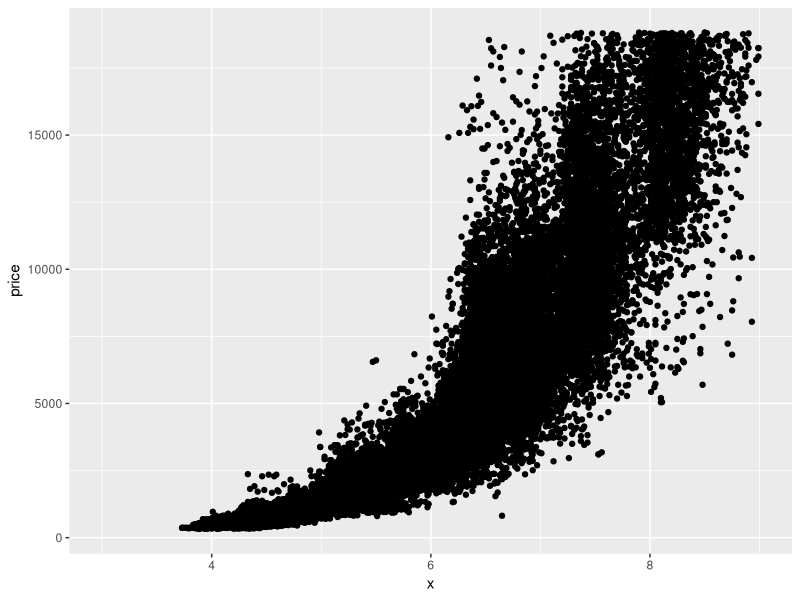
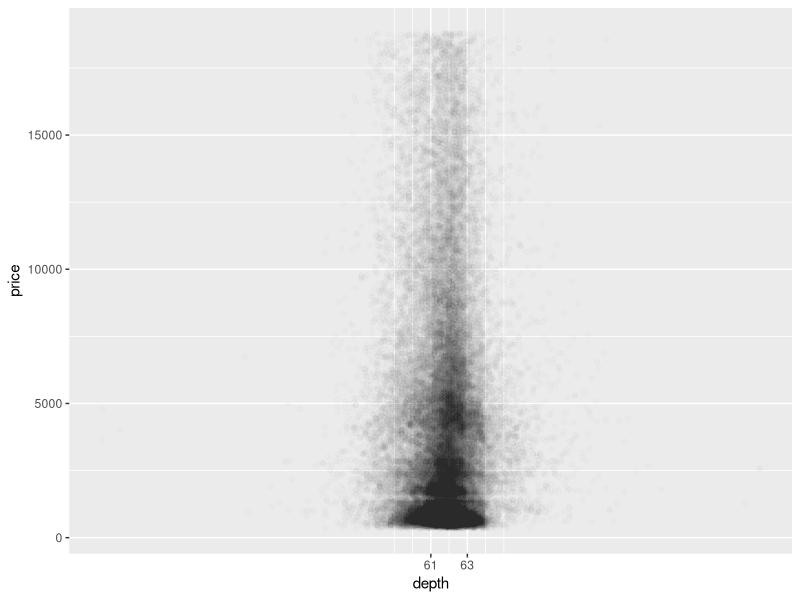
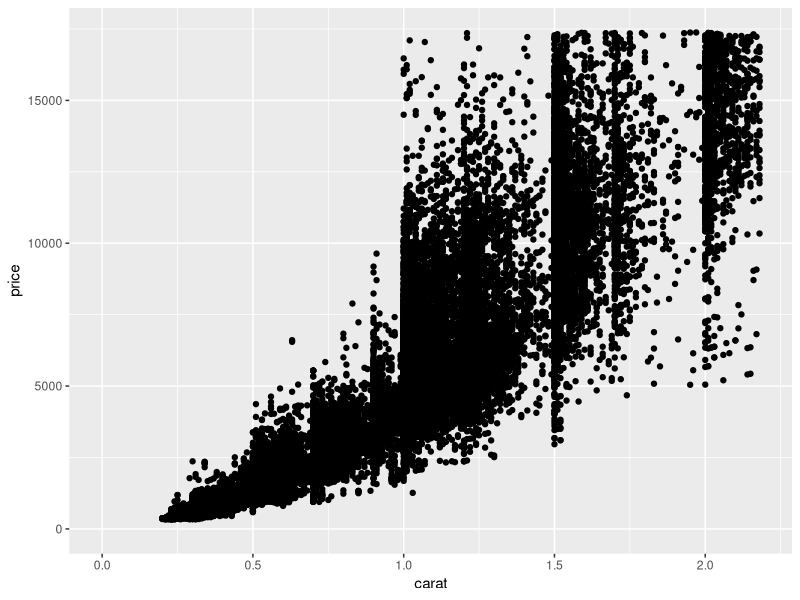
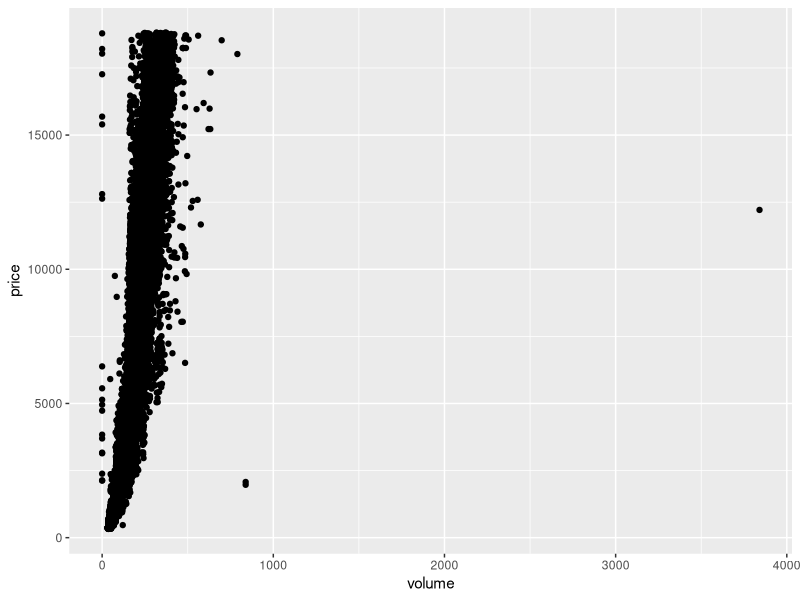
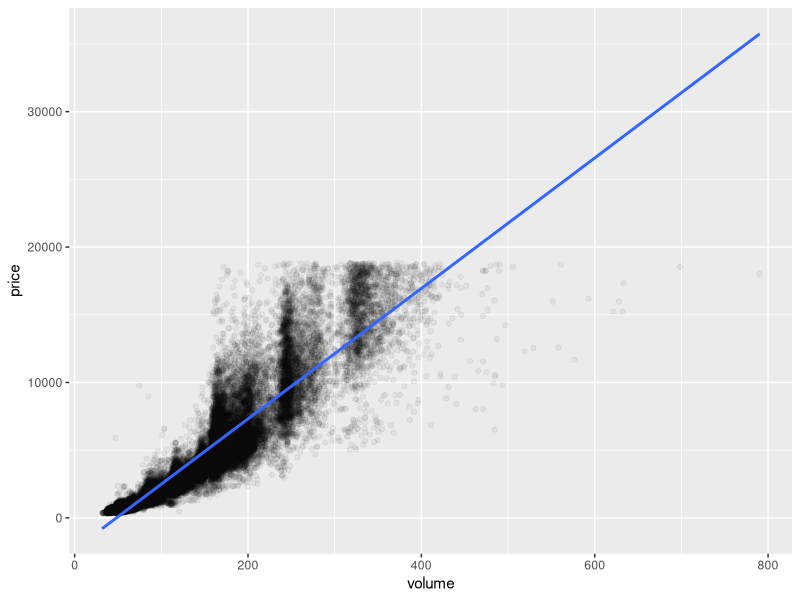
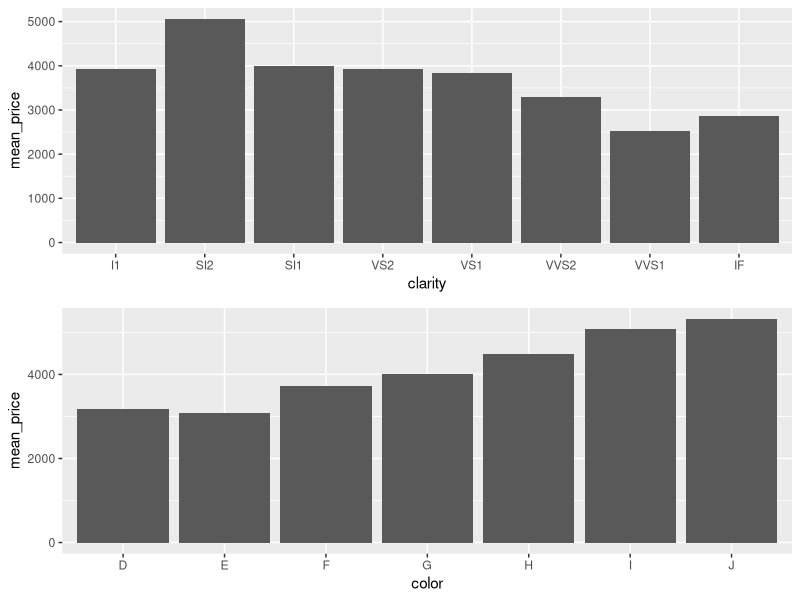

The R source for these figures, in order:
## ---- chunk 1
library(ggplot2)
data(diamonds)
names(diamonds)
ggplot(aes(x = x, y = price), data = diamonds) + 
  geom_point() + xlim(3,9) #this scatter plot shows a exponential growth considering length to price. Meaning, the large the length the more the price. 
## ---- chunk 2
with(diamonds, cor.test(price, x, method = "pearson"))
with(diamonds, cor.test(price, y, mehtod = "pearson"))
with(diamonds, cor.test(price, z, menthod = "pearson"))
# each dataset shows a positive correlation roughly similary between lengths of (x,y,z)
## ---- chunk 3
ggplot(aes(x = depth, y = price), data = diamonds) + 
  geom_point(alpha = 1/100) + 
  scale_x_continuous(breaks = seq(61, 63, 2))

summary(diamonds$depth) #must look at the relationship of the quartiles to see the lower and upper limits
#horizontal relationship within the graph position if price is x and depth is y. However if you transpose the grid then it's a verticle relationship. 

with(diamonds, cor.test(depth, price , method = "pearson"))
## ---- chunk 4
ggplot(data = diamonds,aes(x = carat, y = price)) + 
  xlim(0,quantile(diamonds$carat,0.99)) +
  ylim(0,quantile(diamonds$price,0.99)) +
  geom_point()

## ---- chunk 5
library(plyr)
diamonds$volume <- (diamonds$x * diamonds$y * diamonds$z)
ggplot(data = diamonds, aes(x = volume, y = price)) + 
  geom_point()

count(diamonds$volume == 0)
detach("package:plyr", unload=TRUE)

pf_exclude_zero_eight <- subset(diamonds, !(volume == 0 | volume >= 800)) #conditional operator for subset! ALWAYS REMEMBER THIS
with(pf_exclude_zero_eight, cor.test(price, volume), method = "spearman")





## ---- chunk 6
pf_exclude_zero_eight <- subset(diamonds, !(volume == 0 | volume >= 800)) #exclude with conditional properties
ggplot(data = pf_exclude_zero_eight, aes(x = volume, y = price)) + 
  geom_point(alpha = .05) + #transparenct ar alpha 0.05
  geom_smooth(method = "lm") #adjust by linear model

## ---- chunk 7
#install.packages("dplyr")
library(dplyr)
names(diamonds)
diamonds_clarity <- group_by(diamonds, clarity)
diamondsByClarity <- summarise(diamonds_clarity, 
                              mean_price = mean(price), 
                              median_price = median(price), 
                              min_price = min(price), 
                              max_price = max(price), 
                              n = n())
diamondsByClarity <- arrange(diamondsByClarity)
head(diamondsByClarity)
## ---- chunk 8
diamonds_by_clarity <- group_by(diamonds, clarity)
diamonds_mp_by_clarity <- summarise(diamonds_by_clarity, mean_price = mean(price))

diamonds_by_color <- group_by(diamonds, color)
diamonds_mp_by_color <- summarise(diamonds_by_color, mean_price = mean(price))

#install.packages("gridExtra")
library("gridExtra")

names(diamonds_mp_by_clarity)

p1 <- ggplot(diamonds_mp_by_clarity, aes(x = clarity, y = mean_price)) + geom_bar(stat = 'identity')
p2 <- ggplot(diamonds_mp_by_color, aes(x = color, y = mean_price)) + geom_bar(stat = "identity")
grid.arrange(p1,p2)

names(diamonds_mp_by_color)
?diamonds
